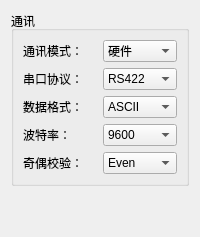
        <widget class="QWidget" name="tabCommunicationMode">
         <attribute name="title">
          <string>通讯</string>
         </attribute>
         <layout class="QGridLayout" name="gridLayout_11">
          <item row="0" column="0">
           <widget class="QGroupBox" name="groupBoxCommunication">
            <property name="title">
             <string>通讯</string>
            </property>
            <layout class="QGridLayout" name="gridLayout_23">
             <item row="0" column="0">
              <widget class="QLabel" name="label_8">
               <property name="text">
                <string>通讯模式：</string>
               </property>
              </widget>
             </item>
             <item row="0" column="1">
              <widget class="QComboBox" name="comboBoxCommunicationMode">
               <item>
                <property name="text">
                 <string>硬件</string>
                </property>
               </item>
               <item>
                <property name="text">
                 <string>软件</string>
                </property>
               </item>
              </widget>
             </item>
             <item row="1" column="0">
              <widget class="QLabel" name="label_9">
               <property name="text">
                <string>串口协议：</string>
               </property>
              </widget>
             </item>
             <item row="1" column="1">
              <widget class="QComboBox" name="comboBoxSerialPort">
               <item>
                <property name="text">
                 <string>RS422</string>
                </property>
               </item>
               <item>
                <property name="text">
                 <string>RS485</string>
                </property>
               </item>
               <item>
                <property name="text">
                 <string>RS232</string>
                </property>
               </item>
              </widget>
             </item>
             <item row="2" column="0">
              <widget class="QLabel" name="label_10">
               <property name="text">
                <string>数据格式：</string>
               </property>
              </widget>
             </item>
             <item row="2" column="1">
              <widget class="QComboBox" name="comboBoxDataFormat">
               <item>
                <property name="text">
                 <string>ASCII</string>
                </property>
               </item>
               <item>
                <property name="text">
                 <string>HEX</string>
                </property>
               </item>
              </widget>
             </item>
             <item row="3" column="0">
              <widget class="QLabel" name="label_12">
               <property name="text">
                <string>波特率：</string>
               </property>
              </widget>
             </item>
             <item row="3" column="1">
              <widget class="QComboBox" name="comboBoxBaudRate">
               <item>
                <property name="text">
                 <string>9600</string>
                </property>
               </item>
               <item>
                <property name="text">
                 <string>19200</string>
                </property>
               </item>
               <item>
                <property name="text">
                 <string>38400</string>
                </property>
               </item>
               <item>
                <property name="text">
                 <string>57600</string>
                </property>
               </item>
               <item>
                <property name="text">
                 <string>115200</string>
                </property>
               </item>
               <item>
                <property name="text">
                 <string>230400</string>
                </property>
               </item>
               <item>
                <property name="text">
                 <string>460800</string>
                </property>
               </item>
               <item>
                <property name="text">
                 <string>921600</string>
                </property>
               </item>
              </widget>
             </item>
             <item row="4" column="0">
              <widget class="QLabel" name="label_13">
               <property name="text">
                <string>奇偶校验：</string>
               </property>
              </widget>
             </item>
             <item row="4" column="1">
              <widget class="QComboBox" name="comboBoxVerify">
               <item>
                <property name="text">
                 <string>Even</string>
                </property>
               </item>
               <item>
                <property name="text">
                 <string>Odd</string>
                </property>
               </item>
               <item>
                <property name="text">
                 <string>Mark</string>
                </property>
               </item>
               <item>
                <property name="text">
                 <string>Space</string>
                </property>
               </item>
               <item>
                <property name="text">
                 <string>None</string>
                </property>
               </item>
              </widget>
             </item>
            </layout>
           </widget>
          </item>
          <item row="1" column="0">
           <spacer name="verticalSpacer_3">
            <property name="orientation">
             <enum>Qt::Vertical</enum>
            </property>
            <property name="sizeHint" stdset="0">
             <size>
              <width>20</width>
              <height>40</height>
             </size>
            </property>
           </spacer>
          </item>
         </layout>
        </widget>
